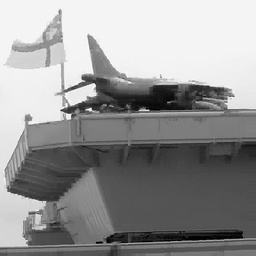
#> input picture Datasets_nat/out1.jpg, 256 x 256 px, shrunk from 504 x 504 before the run, found by its file name
$ python create_dataset.py   (Python 2 division)
#> lines starting #> are read from the running program, lines starting #| are printed output that depends on the picture; after the words box and inside, x2 and y2 are one past the last pixel; in counts of white or black regions, pixels touching at a corner belong together
from matplotlib import pyplot as plt
import cv2
import numpy as np
import sys
import os
from skimage import data, img_as_float
from skimage.util.shape import view_as_windows

dirname = 'train_data_NL_1'
os.mkdir(dirname)

image = cv2.imread('out1.jpg',0)
#> image is the input picture: shape (256, 256); min 0, max 255, mean 149.1
[m,n] = image.shape
#> m = 256; n = 256

print 'number of rows is:'
print m
#| 256
print 'number of columns is:'
print n
#| 256

#size of patch to be extracted
patch_side = 21
a = m % patch_side
#> a = 4
b = n % patch_side
#> b = 4

#number of extra rows and columns to be added for padding
bottom = patch_side-a;
#> bottom = 17
right = patch_side-b;
#> right = 17
top = 0;
left = 0;

#padding
padded_image = cv2.copyMakeBorder(image, top, bottom, left, right, cv2.BORDER_REPLICATE)
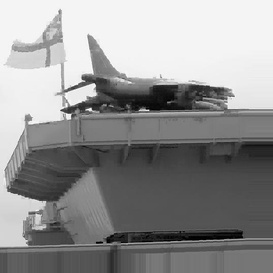
#> padded_image: shape (273, 273); min 0, max 255, mean 146.1
[m_pad,n_pad]= padded_image.shape
#> m_pad = 273; n_pad = 273
print 'after padding, no of vertical and horizontal patches is :'
vertical_patches =int(m_pad/21)
#> vertical_patches = 13
horizontal_patches =int(n_pad/21)
#> horizontal_patches = 13
print [vertical_patches,horizontal_patches]
#| [13, 13]

cv2.imwrite('padded_image.jpg',padded_image)

padded_image = img_as_float(padded_image)*255

#change directory to folder storing patches
os.chdir(dirname)

# creating overlapping patches from an image

print 'creating dataset, please wait'

B = view_as_windows(padded_image, [patch_side,patch_side])
[p,q,r,s] = B.shape
#> p = 253; q = 253; r = 21; s = 21

for i in range(p):
    sys.stdout.write('.')
    sys.stdout.flush()

    for j in range(q):
        b = B[i,j]
        str1 = 'train'+ str(i*p+j) + '.jpg'
        cv2.imwrite(str1,np.array(b))
#> this loop made 253 passes
#> pass 1, `cv2.imwrite(str1,np.array(b))`:
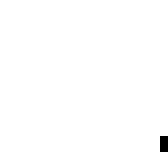
#> saved as train24.jpg: shape (21, 21) (shown 8 times larger); values 243 (black) and 244 (white), 99.5% white; black in thin lines or dots, all inside (x1, y1, x2, y2) = (20, 17, 21, 19)
#> pass 1, `cv2.imwrite(str1,np.array(b))`:
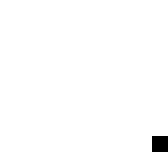
#> saved as train25.jpg: shape (21, 21) (shown 8 times larger); values 243 (black) and 244 (white), 99.1% white; black in thin lines or dots, all inside (x1, y1, x2, y2) = (19, 17, 21, 19)

print ' '
